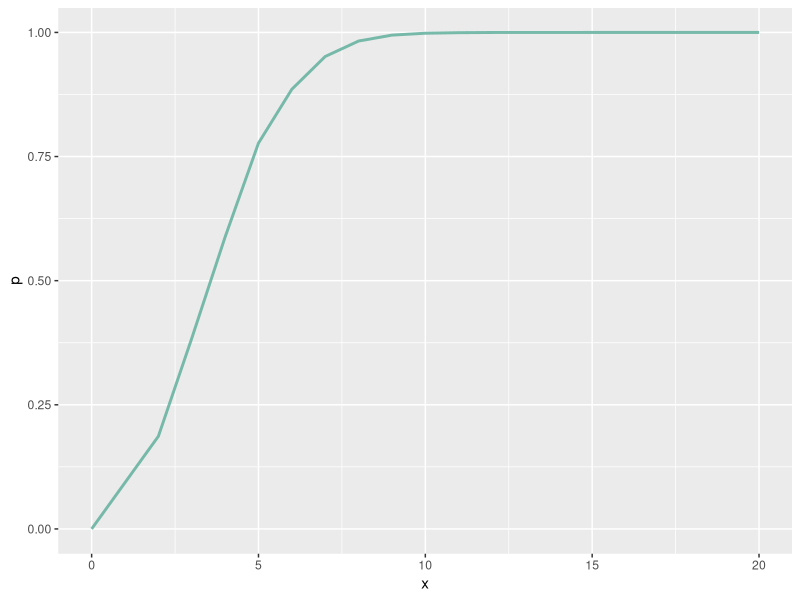
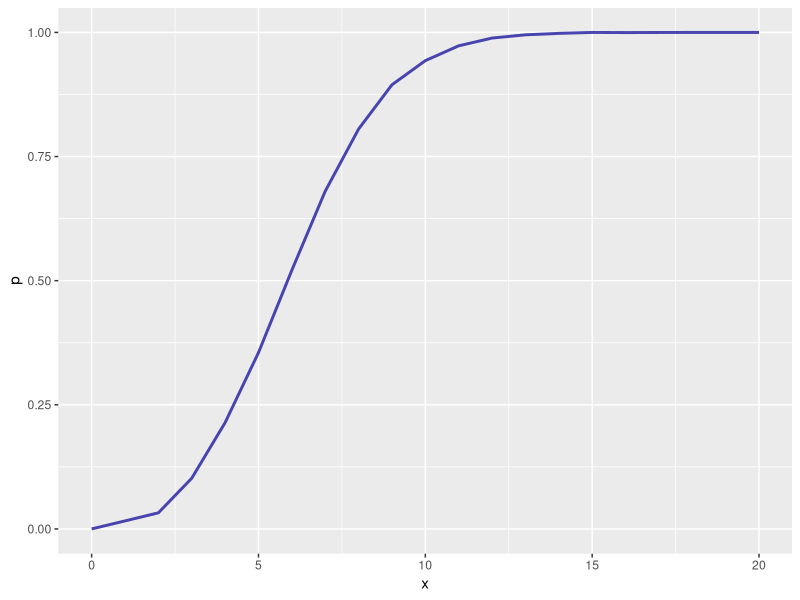

Write R code to recreate these figures, in order. (Note: a time limit stopped this script after it produced the figures.)
library(ggplot2)
game <- function(x, n){
  win <- 0
  timesToRun <- 10000
  j <- 0
  max <- n*10
  while (j < timesToRun){
    randNums <- sample(1:max, n, replace=F)
    actualBiggest <- max(randNums)
    skips <- x
    
    i<-1
    currentMax <-0
    while(skips != 0 && i <= n){
      if(randNums[i]>currentMax){
        currentMax<-randNums[i]
        skips <- skips-1
      }
      i<-i+1
    }
    
    ourGuess<- currentMax
    while(i<=n){
      if(randNums[i] > currentMax){
        ourGuess<-randNums[i]
        break
      }
      i<-i+1
    }
  
    if (ourGuess == actualBiggest && ourGuess !=0)
    {
      win <- win + 1
    }
    j <- j +1
  }
  p <- win / timesToRun
  return(p)
}

count <- seq(2,20)
probabilities <- c(0)
for(i in count){
  probabilities <- c(probabilities, game(i, 100))
}
count <- c(0, count)
probabilities <- data.frame(x = count, p = probabilities)
ggplot(probabilities, aes(x=x, y=p)) +
  geom_line( color="#69b3a2", linewidth=1, alpha=0.9, linetype="solid") 

count <- seq(2,20)
probabilities <- c(0)
for(i in count){
  probabilities <- c(probabilities, game(i, 1000))
}
count <- c(0, count)
probabilities <- data.frame(x = count, p = probabilities)
ggplot(probabilities, aes(x=x, y=p)) +
  geom_line( color="#3632a8", linewidth=1, alpha=0.9, linetype="solid") 

count <- seq(2,20)
probabilities <- c(0)
for(i in count){
  probabilities <- c(probabilities, game(i, 10000))
}
count <- c(0, count)
probabilities <- data.frame(x = count, p = probabilities)
ggplot(probabilities, aes(x=x, y=p)) +
  geom_line( color="#2fd4b5", linewidth=1, alpha=0.9, linetype="solid") 

 
